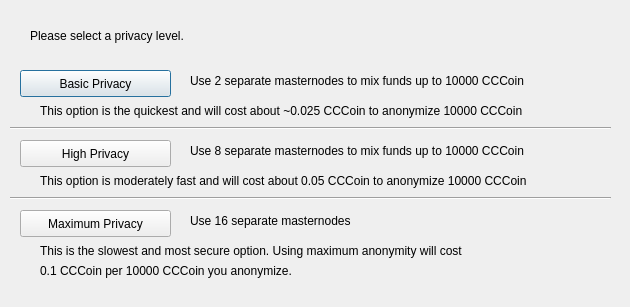
<?xml version="1.0" encoding="UTF-8"?>
<ui version="4.0">
 <class>ObfuscationConfig</class>
 <widget class="QDialog" name="ObfuscationConfig">
  <property name="geometry">
   <rect>
    <x>0</x>
    <y>0</y>
    <width>630</width>
    <height>307</height>
   </rect>
  </property>
  <property name="windowTitle">
   <string>Configure Obfuscation</string>
  </property>
  <widget class="QPushButton" name="buttonBasic">
   <property name="geometry">
    <rect>
     <x>20</x>
     <y>70</y>
     <width>151</width>
     <height>27</height>
    </rect>
   </property>
   <property name="text">
    <string>Basic Privacy</string>
   </property>
  </widget>
  <widget class="QPushButton" name="buttonHigh">
   <property name="geometry">
    <rect>
     <x>20</x>
     <y>140</y>
     <width>151</width>
     <height>27</height>
    </rect>
   </property>
   <property name="text">
    <string>High Privacy</string>
   </property>
  </widget>
  <widget class="QPushButton" name="buttonMax">
   <property name="geometry">
    <rect>
     <x>20</x>
     <y>210</y>
     <width>151</width>
     <height>27</height>
    </rect>
   </property>
   <property name="text">
    <string>Maximum Privacy</string>
   </property>
  </widget>
  <widget class="QLabel" name="label">
   <property name="geometry">
    <rect>
     <x>30</x>
     <y>20</y>
     <width>571</width>
     <height>31</height>
    </rect>
   </property>
   <property name="text">
    <string>Please select a privacy level.</string>
   </property>
  </widget>
  <widget class="QLabel" name="label_2">
   <property name="geometry">
    <rect>
     <x>190</x>
     <y>70</y>
     <width>421</width>
     <height>21</height>
    </rect>
   </property>
   <property name="text">
    <string>Use 2 separate masternodes to mix funds up to 10000 CCCoin</string>
   </property>
  </widget>
  <widget class="QLabel" name="label_3">
   <property name="geometry">
    <rect>
     <x>190</x>
     <y>140</y>
     <width>411</width>
     <height>21</height>
    </rect>
   </property>
   <property name="text">
    <string>Use 8 separate masternodes to mix funds up to 10000 CCCoin</string>
   </property>
  </widget>
  <widget class="QLabel" name="label_4">
   <property name="geometry">
    <rect>
     <x>190</x>
     <y>210</y>
     <width>421</width>
     <height>21</height>
    </rect>
   </property>
   <property name="text">
    <string>Use 16 separate masternodes</string>
   </property>
  </widget>
  <widget class="QLabel" name="label_6">
   <property name="geometry">
    <rect>
     <x>40</x>
     <y>100</y>
     <width>561</width>
     <height>21</height>
    </rect>
   </property>
   <property name="text">
    <string>This option is the quickest and will cost about ~0.025 CCCoin to anonymize 10000 CCCoin</string>
   </property>
  </widget>
  <widget class="QLabel" name="label_7">
   <property name="geometry">
    <rect>
     <x>40</x>
     <y>170</y>
     <width>561</width>
     <height>21</height>
    </rect>
   </property>
   <property name="text">
    <string>This option is moderately fast and will cost about 0.05 CCCoin to anonymize 10000 CCCoin</string>
   </property>
  </widget>
  <widget class="QLabel" name="label_8">
   <property name="geometry">
    <rect>
     <x>40</x>
     <y>240</y>
     <width>561</width>
     <height>21</height>
    </rect>
   </property>
   <property name="text">
    <string>This is the slowest and most secure option. Using maximum anonymity will cost</string>
   </property>
  </widget>
  <widget class="QLabel" name="label_9">
   <property name="geometry">
    <rect>
     <x>40</x>
     <y>260</y>
     <width>561</width>
     <height>21</height>
    </rect>
   </property>
   <property name="text">
    <string>0.1 CCCoin per 10000 CCCoin you anonymize.</string>
   </property>
  </widget>
  <widget class="Line" name="line">
   <property name="geometry">
    <rect>
     <x>10</x>
     <y>120</y>
     <width>601</width>
     <height>16</height>
    </rect>
   </property>
   <property name="orientation">
    <enum>Qt::Horizontal</enum>
   </property>
  </widget>
  <widget class="Line" name="line_2">
   <property name="geometry">
    <rect>
     <x>10</x>
     <y>190</y>
     <width>601</width>
     <height>16</height>
    </rect>
   </property>
   <property name="orientation">
    <enum>Qt::Horizontal</enum>
   </property>
  </widget>
 </widget>
 <resources/>
 <connections/>
</ui>
